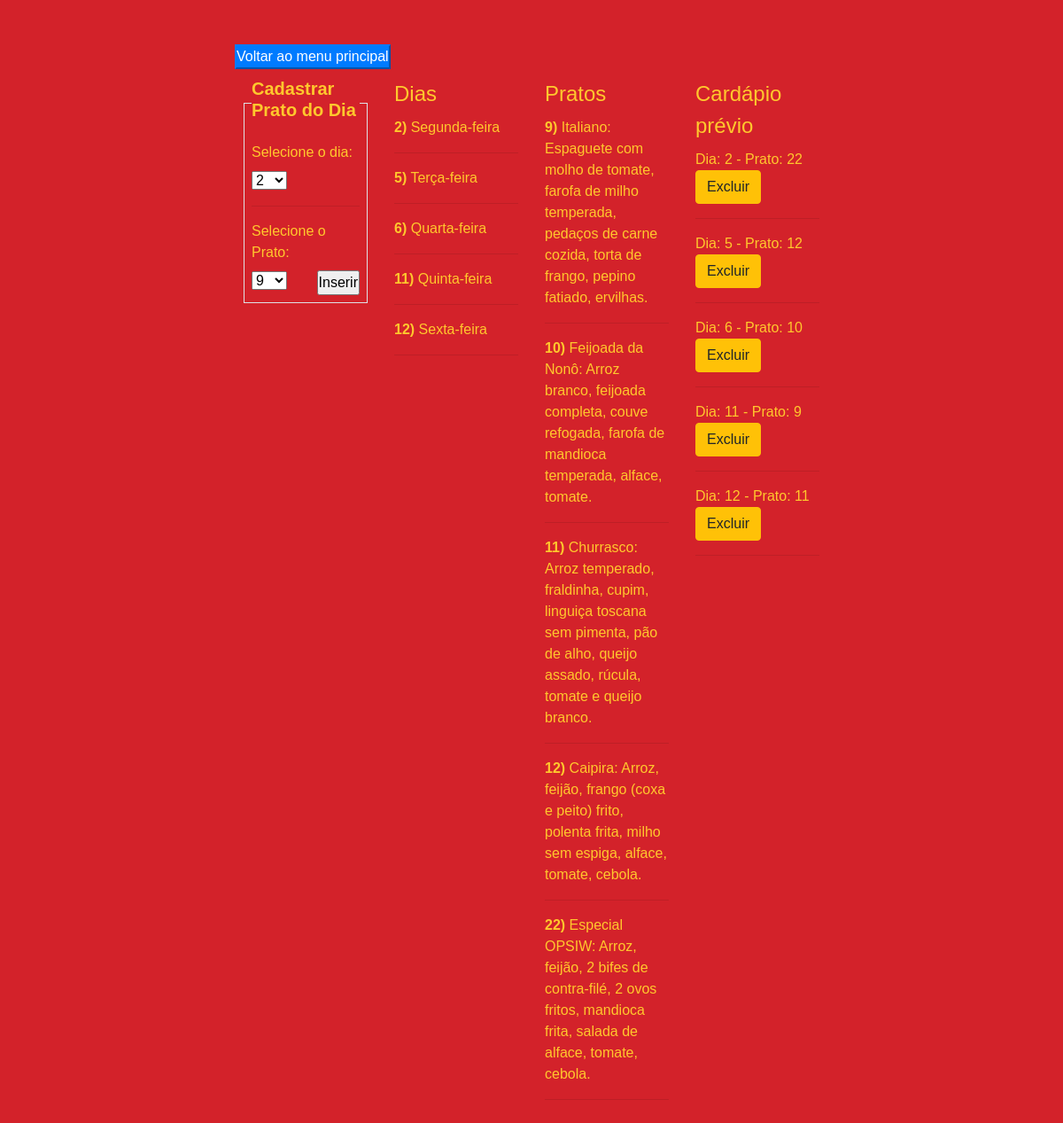
The app's page /cadastroPratoDoDia.php with its own data.
### tables this page shows
CREATE TABLE `dia` (
  `id_dia` int(11) NOT NULL,
  `nome_dia` varchar(15) NOT NULL
);

CREATE TABLE `prato` (
  `id_prato` int(11) NOT NULL,
  `nome_prato` varchar(50) NOT NULL,
  `descricao` varchar(200) NOT NULL
);

CREATE TABLE `pratododia` (
  `id_pratoDia` int(11) NOT NULL,
  `id_dia` int(11) NOT NULL,
  `id_prato` int(11) NOT NULL
);

### cadastroPratoDoDia.php (the view, shortened to what this page needs)
<?php
include_once ("conexao.php");
?>
<!DOCTYPE html>
<head>
	<link rel="stylesheet" href="css/bootstrap.css">
	<link rel="stylesheet" href="https://stackpath.bootstrapcdn.com/font-awesome/4.7.0/css/font-awesome.min.css">
	<link rel="stylesheet" href="css/styleIndex.css">
</head>
<body style="background-color: #d3222a; color: #ffc82d;">
	<div class="container" style="width: 700px; margin-top: 50px;">
		<a href="inicioAdmin.php"><button type="submit" class="bt btn-primary">Voltar ao menu principal</button></a>
		<div class="row">
			<div class="col-sm">
				<form method="POST" action="proc_cadastroPratoDoDia.php">
					<fieldset class="border p-2">
						<legend class="w-auto"><h4>Cadastrar Prato do Dia</h4></legend>
						<label>Selecione o dia:</label><br>
						<select name="listDia">
							<?php
							$sql="SELECT * FROM dia ORDER BY 'id_dia'";
							$res=mysqli_query($conn, $sql);
							while($vreg = mysqli_fetch_row($res)){
								$vdia=$vreg[0];
								echo "<option value=$vdia>$vdia</option>";
							}
							?>
						</select>
						<hr>
						<label>Selecione o Prato:</label><br>
						<select name=listPrato>
							<?php
							$sql="SELECT * FROM prato";
							$res=mysqli_query($conn, $sql);
							while($vreg = mysqli_fetch_row($res)){
								$vprato=$vreg[0];
								echo "<option value=$vprato>$vprato</option>";
							}
							?>
						</select>
						<input type="submit" value="Inserir" style="float:right;">
					</fieldset>
				</form>
			</div>
			<div class="col-sm">
        		<legend>Dias</legend>
        		<?php
        		$result_usuarios = "SELECT * FROM dia";
        		$resultado_usuarios = mysqli_query($conn, $result_usuarios);
		        while ($row_dia = mysqli_fetch_assoc($resultado_usuarios)){
		        	?>
		        	<tr>
		        		<td><b><?php echo $row_dia['id_dia'];?>)</b></td>
		        		<td><?php echo $row_dia['nome_dia'];?></td>
		        		<hr>
		        	</tr>
		        <?php } ?>
		    </div>
			<div class="col-sm">
				<legend>Pratos</legend>
				<?php
				$result_usuarios = "SELECT * FROM prato";
        		$resultado_usuarios = mysqli_query($conn, $result_usuarios);
        		while ($row_prato = mysqli_fetch_assoc($resultado_usuarios)){
        			?>
        			<tr>
        				<td><b><?php echo $row_prato['id_prato'];?>)</b></td>
        				<td><?php echo $row_prato['nome_prato'];?>:</td>
        				<td><?php echo $row_prato['descricao'];?></td>
        				<hr>
        			</tr>
        		<?php } ?>
        	</div>
        	<div class="col-sm">
        		<legend>Cardápio prévio</legend>
        		<?php
        		$result_usuarios = "SELECT * FROM pratododia";
        		$resultado_usuarios = mysqli_query($conn, $result_usuarios);
		        while ($row_pratododia = mysqli_fetch_assoc($resultado_usuarios)){
		        	?>
		        	<tr>
		        		<td>Dia: <?php echo $row_pratododia['id_dia'];?> - </td>
            			<td>Prato: <?php echo $row_pratododia['id_prato'];?></td>
            			<td><a href="proc_excluirPratoDoDia.php?id_pratoDia=<?php echo $row_pratododia['id_pratoDia'];?>" class="btn btn-warning" role="button">Excluir</a></td>
            			<hr>
            		</tr>
            	<?php } ?>
        	</div>
        </div>
    </div>
</body>

### css/styleIndex.css (style rules this page uses)
* { margin: 0; padding: 0; }
body { background-color: #d3222a; font-family: sans-serif; }
.row { padding: 10px; display: flex; justify-content: center; }
.row h4 { color: #ffc82d; font-size: 20px; font-weight: bold; }

### records on screen
dia: id_dia "2", nome_dia "Segunda-feira"
dia: id_dia "5", nome_dia "Terça-feira"
dia: id_dia "6", nome_dia "Quarta-feira"
dia: id_dia "11", nome_dia "Quinta-feira"
dia: id_dia "12", nome_dia "Sexta-feira"
prato: id_prato "9", nome_prato "Italiano", descricao "Espaguete com molho de tomate, farofa de milho temperada, pedaços de carne cozida, torta de frango, pepino fatiado, ervilhas."
prato: id_prato "10", nome_prato "Feijoada da Nonô", descricao "Arroz branco, feijoada completa, couve refogada, farofa de mandioca temperada, alface, tomate."
prato: id_prato "11", nome_prato "Churrasco", descricao "Arroz temperado, fraldinha, cupim, linguiça toscana sem pimenta, pão de alho, queijo assado, rúcula, tomate e queijo branco."
prato: id_prato "12", nome_prato "Caipira", descricao "Arroz, feijão, frango (coxa e peito) frito, polenta frita, milho sem espiga, alface, tomate, cebola."
prato: id_prato "22", nome_prato "Especial OPSIW", descricao "Arroz, feijão, 2 bifes de contra-filé, 2 ovos fritos, mandioca frita, salada de alface, tomate, cebola."
pratododia: id_dia "2", id_prato "22"
pratododia: id_dia "5", id_prato "12"
pratododia: id_dia "6", id_prato "10"
pratododia: id_dia "11", id_prato "9"
pratododia: id_dia "12", id_prato "11"

### other values on screen
form field listDia "2"
form field listPrato "9"
